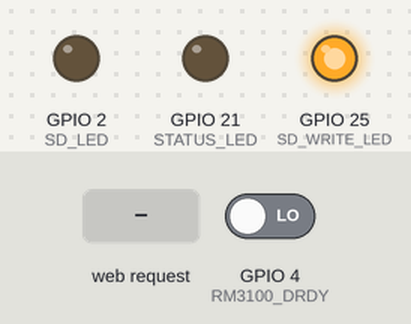
The sketch below on a simulated ESP32. Parts: output pins drawn as LEDs (lit = HIGH). The inputs (shaded band) are chosen by the test bench; at power-on: GPIO 4 (RM3100_DRDY) LOW. WiFi joins after 1.5 s; servers stay silent unless stated; storage starts empty; pins used as bus, display or sensor lines are not drawn; what the sketch prints to the serial monitor is not drawn.

Above: at 3.7 s.
3.8 s: HTTP request GET /start received
At 4.7 s:
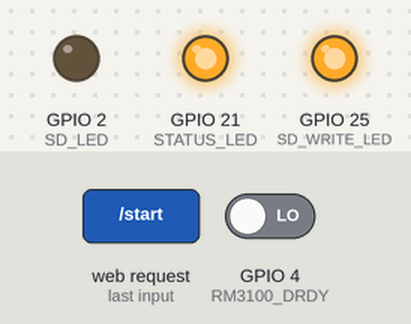
5.3 s: GPIO 4 (RM3100_DRDY) driven HIGH
At 5.8 s:
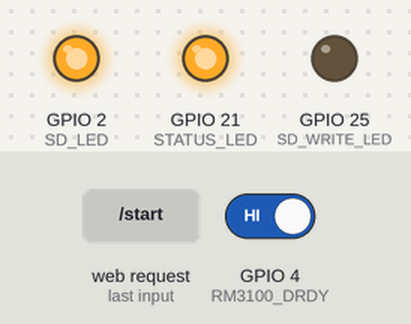
6.8 s: HTTP request GET /stop received
At 8.1 s:
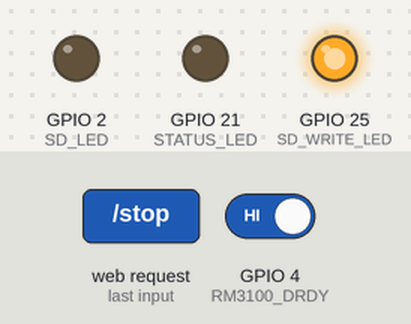
Timing chart, 0 to 9.8 s (numbered marks = the images above; inputs shaded):
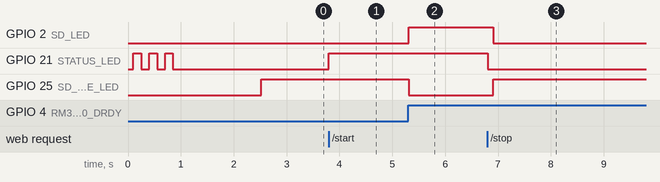

The sketch:

esp_sensor_trigerbutton.ino
```cpp
#include <SPI.h>
#include <SD.h>
#include <WiFi.h>
#include <WebServer.h>

// ---------------- WIFI ----------------
const char* ssid = "Vourvon";
const char* password = "InfiniteIntelligence";

WebServer server(80);

// ---------------- PIN DEFINITIONS ----------------
#define RM3100_CS      5
#define RM3100_DRDY    4
#define SD_CS          22
#define STATUS_LED     21
#define SD_LED         2
#define SD_WRITE_LED   25
#define john 10

// ---------------- RM3100 REGISTERS ----------------
#define REG_CMM   0x01
#define REG_TMRC  0x0B
#define REG_MX    0x24

SPIClass spi(VSPI);
SPISettings rmSPI(1000000, MSBFIRST, SPI_MODE0);

// ---------------- VARIABLES ----------------
File logFile;

bool loggingActive = false;

unsigned long timestamp = 0;
unsigned long sdLedTimer = 0;
unsigned long sdWriteLedTimer = 0;

const unsigned long ledDuration = 100;

int fileIndex = 0;
char filename[32];


// =================================================
// WEB PAGE
// =================================================
void handleRoot() {

  String page = "<html><head>";

  page += "<meta name='viewport' content='width=device-width, initial-scale=1'>";
  page += "<style>";
  page += "body{font-family:Arial;text-align:center;background:#111;color:white;}";
  page += "button{width:80%;height:120px;font-size:40px;margin:20px;border-radius:15px;border:none;}";
  page += ".start{background:#00cc66;color:white;}";
  page += ".stop{background:#ff3333;color:white;}";
  page += ".download{background:#3399ff;color:white;}";
  page += "</style>";

  page += "</head><body>";

  page += "<h1>RM3100 Logger</h1>";

  if (loggingActive)
    page += "<h2 style='color:#00ff99;'>LOGGING ACTIVE</h2>";
  else
    page += "<h2 style='color:#ff5555;'>LOGGING STOPPED</h2>";

  page += "<a href='/start'><button class='start'>START</button></a>";
  page += "<br>";
  page += "<a href='/stop'><button class='stop'>STOP</button></a>";
  page += "<br>";
  page += "<a href='/download'><button class='download'>DOWNLOAD FILE</button></a>";

  page += "</body></html>";

  server.send(200, "text/html", page);
}


// =================================================
// START LOGGING
// =================================================
void handleStart() {

  if (!loggingActive) {

    loggingActive = true;

    Serial.println("LOGGING STARTED");

    digitalWrite(STATUS_LED, HIGH);

    createNewLogFile();
  }

  server.sendHeader("Location","/");
  server.send(303);
}


// =================================================
// STOP LOGGING
// =================================================
void handleStop() {

  if (loggingActive) {

    loggingActive = false;

    Serial.println("LOGGING STOPPED");

    digitalWrite(STATUS_LED, LOW);
  }

  server.sendHeader("Location","/");
  server.send(303);
}


// =================================================
// DOWNLOAD FILE
// =================================================
void handleDownload() {

  File file = SD.open(filename);

  if (!file) {
    server.send(404, "text/plain", "File not found");
    return;
  }

  server.sendHeader("Content-Type", "text/csv");
  server.sendHeader("Content-Disposition", "attachment; filename=" + String(filename));

  server.streamFile(file, "text/csv");

  file.close();
}


// =================================================
// BOOT LED
// =================================================
void bootBlink() {

  for (int i = 0; i < 3; i++) {

    digitalWrite(STATUS_LED, HIGH);
    delay(150);
    digitalWrite(STATUS_LED, LOW);
    delay(150);
  }
}


// =================================================
// RM3100 WRITE
// =================================================
void rmWrite(uint8_t reg, uint8_t value) {

  spi.beginTransaction(rmSPI);

  digitalWrite(RM3100_CS, LOW);
  spi.transfer(reg & 0x7F);
  spi.transfer(value);
  digitalWrite(RM3100_CS, HIGH);

  spi.endTransaction();
}


// =================================================
// RM3100 READ XYZ
// =================================================
void rmReadXYZ(int32_t &x, int32_t &y, int32_t &z) {

  uint8_t buf[9];

  spi.beginTransaction(rmSPI);

  digitalWrite(RM3100_CS, LOW);
  spi.transfer(REG_MX | 0x80);

  for (int i = 0; i < 9; i++)
    buf[i] = spi.transfer(0x00);

  digitalWrite(RM3100_CS, HIGH);

  spi.endTransaction();

  x = ((int32_t)buf[0] << 16) | ((int32_t)buf[1] << 8) | buf[2];
  y = ((int32_t)buf[3] << 16) | ((int32_t)buf[4] << 8) | buf[5];
  z = ((int32_t)buf[6] << 16) | ((int32_t)buf[7] << 8) | buf[8];

  if (x & 0x800000) x |= 0xFF000000;
  if (y & 0x800000) y |= 0xFF000000;
  if (z & 0x800000) z |= 0xFF000000;
}


// =================================================
// CREATE FILE
// =================================================
void createNewLogFile() {

  fileIndex++;

  sprintf(filename, "/ScanFile_%03d.csv", fileIndex);

  logFile = SD.open(filename, FILE_WRITE);

  if (logFile) {

    logFile.println("Time(ms),X,Y,Z");
    logFile.close();

    Serial.print("Created file: ");
    Serial.println(filename);
  }
}


// =================================================
// SETUP
// =================================================
void setup() {

  Serial.begin(115200);

  pinMode(RM3100_CS, OUTPUT);
  pinMode(SD_CS, OUTPUT);
  pinMode(RM3100_DRDY, INPUT);

  pinMode(STATUS_LED, OUTPUT);
  pinMode(SD_LED, OUTPUT);
  pinMode(SD_WRITE_LED, OUTPUT);

  digitalWrite(RM3100_CS, HIGH);
  digitalWrite(SD_CS, HIGH);

  spi.begin(18,19,23,RM3100_CS);

  delay(100);

  bootBlink();

  // SD INIT
  if (!SD.begin(SD_CS, spi)) {

    Serial.println("SD Card Failed!");
    while (1);
  }

  Serial.println("SD Card Ready");

  // RM3100 CONFIG
  rmWrite(0x04,0x00);
  rmWrite(0x05,0xC8);
  rmWrite(0x06,0x00);
  rmWrite(0x07,0xC8);
  rmWrite(0x08,0x00);
  rmWrite(0x09,0xC8);

  rmWrite(REG_CMM,0x79);
  rmWrite(REG_TMRC,0x9C);

  Serial.println("RM3100 Ready");

  // WIFI
  WiFi.begin(ssid,password);

  Serial.print("Connecting WiFi");

  while (WiFi.status() != WL_CONNECTED) {
    delay(500);
    Serial.print(".");
  }

  Serial.println();
  Serial.println("WiFi Connected");
  Serial.println(WiFi.localIP());

  server.on("/", handleRoot);
  server.on("/start", handleStart);
  server.on("/stop", handleStop);
  server.on("/download", handleDownload);

  server.begin();
}


// =================================================
// LOOP
// =================================================
void loop() {

  server.handleClient();

  if (loggingActive && digitalRead(RM3100_DRDY)) {

    int32_t x,y,z;

    rmReadXYZ(x,y,z);

    timestamp = millis();

    logFile = SD.open(filename, FILE_APPEND);

    if (logFile) {

      logFile.print(timestamp);
      logFile.print(",");
      logFile.print(x);
      logFile.print(",");
      logFile.print(y);
      logFile.print(",");
      logFile.println(z);

      logFile.close();

      digitalWrite(SD_LED,HIGH);
      sdLedTimer = millis();

      digitalWrite(SD_WRITE_LED,LOW);
      sdWriteLedTimer = millis();
    }
  }

  if (digitalRead(SD_LED)==HIGH && millis()-sdLedTimer>ledDuration)
    digitalWrite(SD_LED,LOW);

  if (digitalRead(SD_WRITE_LED)==LOW && millis()-sdWriteLedTimer>ledDuration)
    digitalWrite(SD_WRITE_LED,HIGH);
}
```

Measured:
- after the input at 3.8 s, GPIO 21 (STATUS_LED): LOW → HIGH at once
- after the input at 5.3 s, GPIO 2 (SD_LED): LOW → HIGH at once; GPIO 25 (SD_WRITE_LED): HIGH → LOW at once
- after the input at 6.8 s, GPIO 2 (SD_LED): HIGH → LOW after 0.11 s; GPIO 21 (STATUS_LED): HIGH → LOW at once; GPIO 25 (SD_WRITE_LED): LOW → HIGH after 0.11 s
